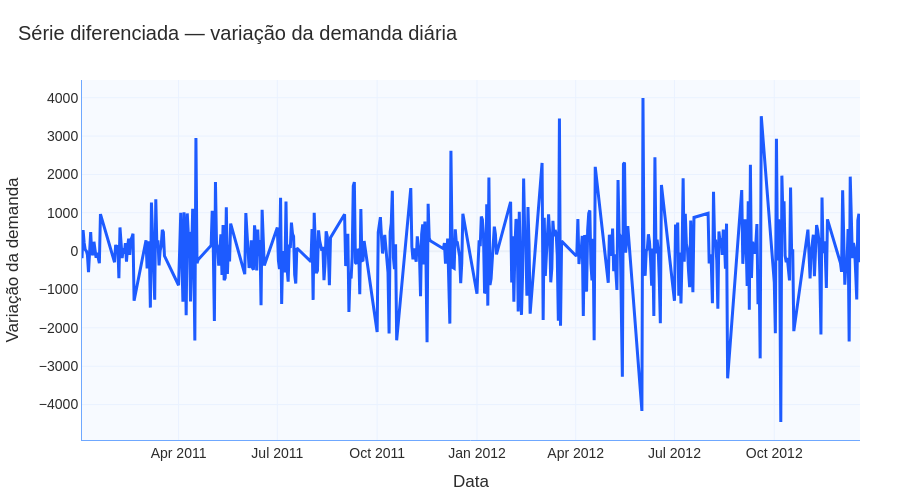

The notebook cell saved with this chart:
### Markdown cell above
### 04.06 Visualizar série diferenciada

### Code cell
fig = grafico_linha_padrao(
    df=serie_diferenciada,
    x="data_hora",
    y="demanda_diff",
    titulo="Série diferenciada — variação da demanda diária",
    labels={
        "data_hora": "Data",
        "demanda_diff": "Variação da demanda"
    },
    altura=500
)

fig.show()

### Figure 1 — Plotly figure (JSON) as saved in the notebook; plotly's stock layout.template omitted (floating-point values rounded to 4 significant figures; data arrays with more than 128 entries replaced by an {"elided": "..."} marker saying what was removed)
{"data": [{"hovertemplate": "Data=%{x}<br>Variação da demanda=%{y}<extra></extra>", "legendgroup": "", "line": {"color": "#1D5BFF", "dash": "solid", "width": 3}, "marker": {"symbol": "circle"}, "mode": "lines", "name": "", "orientation": "v", "showlegend": false, "type": "scatter", "x": {"elided": "455 str values"}, "xaxis": "x", "y": {"elided": "455 float values"}, "yaxis": "y"}], "layout": {"colorway": ["#1D5BFF", "#123C8C", "#6FA8FF", "#4C78A8", "#7DA6FF", "#9EC5FF"], "font": {"color": "#2B2B2B", "family": "Arial, sans-serif", "size": 14}, "height": 500, "hovermode": "x unified", "legend": {"orientation": "h", "tracegroupgap": 0, "x": 1, "xanchor": "right", "y": 1.02, "yanchor": "bottom"}, "margin": {"b": 60, "l": 60, "r": 40, "t": 80}, "paper_bgcolor": "#FFFFFF", "plot_bgcolor": "#F7FAFF", "title": {"text": "Série diferenciada — variação da demanda diária", "x": 0.02}, "xaxis": {"anchor": "y", "domain": [0, 1], "gridcolor": "#EAF2FF", "linecolor": "#6FA8FF", "showgrid": true, "tickfont": {"color": "#2B2B2B"}, "title": {"font": {"color": "#2B2B2B"}, "text": "Data"}}, "yaxis": {"anchor": "x", "domain": [0, 1], "gridcolor": "#EAF2FF", "linecolor": "#6FA8FF", "showgrid": true, "tickfont": {"color": "#2B2B2B"}, "title": {"font": {"color": "#2B2B2B"}, "text": "Variação da demanda"}}}}
